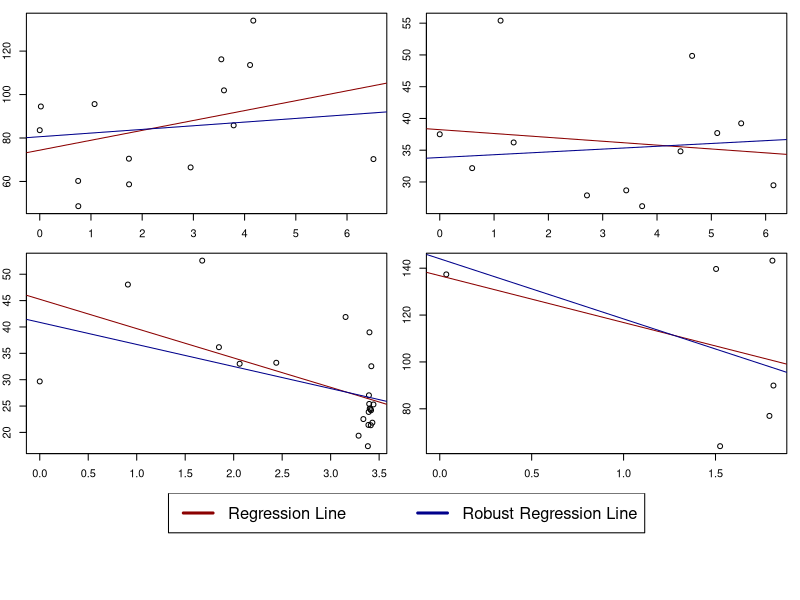
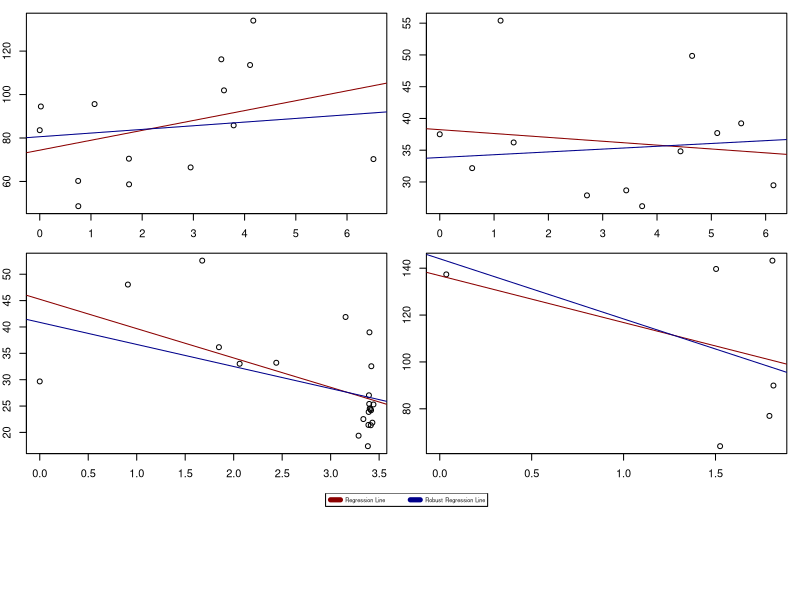

Reproduce these figures in R, in order.
## ---- chunk 1
knitr::opts_chunk$set(echo = TRUE)
require(dplyr)
require(tidyr)
require(data.table)
require(magrittr)
require(ggplot2)
## ---- chunk 2
is.nan.data.frame <- function(x)
  do.call(cbind, lapply(x, is.nan))
## ---- chunk 3
# Enter code here.

# reading datasets and setting primary keys
longegfr1 = data.table(fread('./data/longegfr1.csv'), key=c('id', 'fu.years'))
longegfr2 = data.table(fread('./data/longegfr2.csv'), key=c('ID', 'fu.years'))
colnames(longegfr2) = c('id','fu.years','egfr') # change column names to make joining easier
pk = c('id','fu.years')
longegfr = merge(longegfr1,
                 longegfr2,
                 by=pk,
                 all=TRUE)[order(id,fu.years)] # FULL OUTER JOIN
longegfr %>% summary()
## ---- chunk 4
# Enter code here.
longegfr[,mean_egfr:=mean(egfr),
         by=id]
longegfr[,count_egfr:=length(fu.years),
         by=id]

summary(longegfr)

longegfr$bag_egfr = cut(longegfr$mean_egfr, c(0,15,30,60,90,Inf))

longegfr_nas = longegfr[,sum(is.na(mean_egfr)), by=id]
longegfr_nas[,missing_ind:=ifelse(V1>0,1,0)]
patients_egfr_na = longegfr_nas[,sum(missing_ind)]
cat('There are', patients_egfr_na, 'patients with missing values for \'mean egfr\'')
## ---- chunk 5
# Enter code here.
egfr_90_plus = unique(longegfr[mean_egfr>90, .(id,sex,baseline.age,mean_egfr, count_egfr),])[order(mean_egfr)]
egfr_90_plus
## ---- chunk 6
# Enter code here.
patient_id = c(3,37,162,223)
subset = longegfr[id %in% patient_id, .(id, fu.years, egfr)][order(id, fu.years)]
subset_1 = subset[id==patient_id[1]]
subset_2 = subset[id==patient_id[2]]
subset_3 = subset[id==patient_id[3]]
subset_4 = subset[id==patient_id[4]]
subset_1_rob = subset_1[!(egfr==max(egfr, na.rm=TRUE) | egfr==min(egfr, na.rm=TRUE))]
subset_2_rob = subset_2[!(egfr==max(egfr, na.rm=TRUE) | egfr==min(egfr, na.rm=TRUE))]
subset_3_rob = subset_3[!(egfr==max(egfr, na.rm=TRUE) | egfr==min(egfr, na.rm=TRUE))]
subset_4_rob = subset_4[!(egfr==max(egfr, na.rm=TRUE) | egfr==min(egfr, na.rm=TRUE))]

reg1 = lm(subset_1[,egfr] ~ subset_1[,fu.years])
reg2 = lm(subset_2[,egfr] ~ subset_2[,fu.years])
reg3 = lm(subset_3[,egfr] ~ subset_3[,fu.years])
reg4 = lm(subset_4[,egfr] ~ subset_4[,fu.years])
reg1_rob = lm(subset_1_rob[,egfr] ~ subset_1_rob[,fu.years])
reg2_rob = lm(subset_2_rob[,egfr] ~ subset_2_rob[,fu.years])
reg3_rob = lm(subset_3_rob[,egfr] ~ subset_3_rob[,fu.years])
reg4_rob = lm(subset_4_rob[,egfr] ~ subset_4_rob[,fu.years])

coef_1 = summary(reg1, conf.int=TRUE)$coefficients[2,1]
sd_1   = summary(reg1, conf.int=TRUE)$coefficients[2,2]
coef_2 = summary(reg2, conf.int=TRUE)$coefficients[2,1]
sd_2   = summary(reg2, conf.int=TRUE)$coefficients[2,2]
coef_3 = summary(reg3, conf.int=TRUE)$coefficients[2,1]
sd_3   = summary(reg3, conf.int=TRUE)$coefficients[2,2]
coef_4 = summary(reg4, conf.int=TRUE)$coefficients[2,1]
sd_4   = summary(reg4, conf.int=TRUE)$coefficients[2,2]

ci_1 = c(coef_1 - 2*sd_1 , coef_1 + 2*sd_1)
ci_2 = c(coef_2 - 2*sd_2 , coef_2 + 2*sd_2)
ci_3 = c(coef_3 - 2*sd_3 , coef_3 + 2*sd_3)
ci_4 = c(coef_4 - 2*sd_4 , coef_4 + 2*sd_4)

m <- matrix(c(1,2,3,4,5,5),nrow = 3,ncol = 2,byrow = TRUE)

layout(mat = m,heights = c(0.4,0.4,0.2))

par(mar = c(2,2,1,1))
plot(subset_1[,fu.years], subset_1[,egfr], xlab='years', ylab='patient 1 egfr')
abline(reg1, col='red4')
abline(reg1_rob, col='blue4')
plot(subset_2[,fu.years], subset_2[,egfr], xlab='years', ylab='patient 2 egfr')
abline(reg2, col='red4')
abline(reg2_rob, col='blue4')
plot(subset_3[,fu.years], subset_3[,egfr], xlab='years', ylab='patient 3 egfr')
abline(reg3, col='red4')
abline(reg3_rob, col='blue4')
plot(subset_4[,fu.years], subset_4[,egfr], xlab='years', ylab='patient 4 egfr')
abline(reg4, col='red4')
abline(reg4_rob, col='blue4')
plot(1, type = "n", axes=FALSE, xlab="", ylab="")
plot_colors <- c("blue","black", "green", "orange", "pink")
legend(x = "top",inset = 0,
        legend = c("Regression Line", "Robust Regression Line"), 
        col=c('red4', 'blue4'), lwd=3, cex=1.5, horiz = TRUE)

## ---- chunk 7
m <- matrix(c(1,2,3,4,5,5),nrow = 3,ncol = 2,byrow = TRUE)

layout(mat = m,heights = c(0.4,0.4,0.2))

par(mar = c(2,2,1,1))
plot(subset_1[,fu.years], subset_1[,egfr], xlab='years', ylab='patient 1 egfr')
abline(reg1, col='red4')
abline(reg1_rob, col='blue4')
plot(subset_2[,fu.years], subset_2[,egfr], xlab='years', ylab='patient 2 egfr')
abline(reg2, col='red4')
abline(reg2_rob, col='blue4')
plot(subset_3[,fu.years], subset_3[,egfr], xlab='years', ylab='patient 3 egfr')
abline(reg3, col='red4')
abline(reg3_rob, col='blue4')
plot(subset_4[,fu.years], subset_4[,egfr], xlab='years', ylab='patient 4 egfr')
abline(reg4, col='red4')
abline(reg4_rob, col='blue4')
plot(1, type = "n", axes=FALSE, xlab="", ylab="")
plot_colors <- c("blue","black", "green", "orange", "pink")
legend(x = "top",inset = 0,
        legend = c("Regression Line", "Robust Regression Line"), 
        col=c('red4', 'blue4'), lwd=5, cex=.5, horiz = TRUE)
## ---- chunk 8
# Enter code here.
## ---- chunk 9
# Enter code here.
## ---- chunk 10
# Enter code here.
## ---- chunk 11
# Enter code here.
## ---- chunk 12
# Enter code here.
## ---- chunk 13
# Enter code here.

## ---- chunk 14
# Enter code here.
## ---- chunk 15
# Enter code here.
## ---- chunk 16
# Enter code here.
